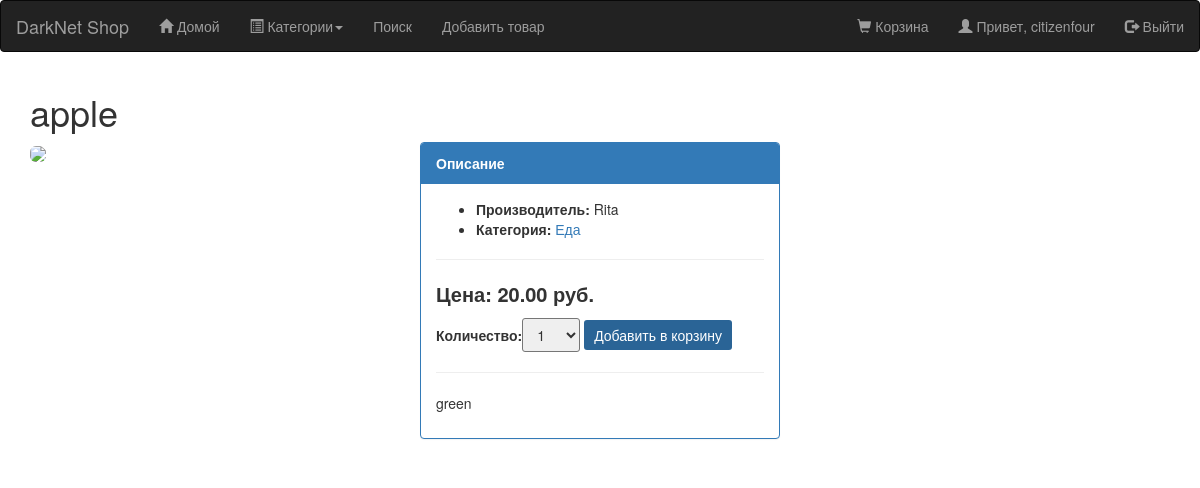
The app's page /26/apple/ (signed in) with its own data.
### core_shop/models.py (models this page shows, shortened)
class Product(models.Model):
    category = models.ForeignKey(Category, related_name='Категория', verbose_name="Категория")
    name = models.CharField(max_length=255, unique=True, verbose_name="Название")
    brand = models.CharField(max_length = 50, verbose_name="Производитель")
    image = models.ImageField(upload_to='product/pictures', default = 'product/no-img.png', verbose_name='Изображение')
    slug = models.SlugField(max_length=255, unique=True, help_text='Уникальное значение для ULR продукта')
    description = models.TextField(blank=True, verbose_name="Описание")
    price = models.DecimalField(max_digits=10, decimal_places=2, verbose_name="Цена")
    count = models.PositiveIntegerField(verbose_name="Количество на складе")
    available = models.BooleanField(default=True, verbose_name="Доступен")
    created_at = models.DateTimeField(auto_now_add=True)
    updated_at = models.DateTimeField(auto_now=True)
    profile = models.ForeignKey(Profile, null=True,  related_name='Профиль')
    class Meta:
        db_table = 'products'
        ordering = ['name']
        index_together = [['id', 'slug']]
        verbose_name = "Продукт"
        verbose_name_plural = "Продукты"

class Category(models.Model):
    name = models.CharField(max_length=50, verbose_name='Категория')
    slug = models.SlugField(max_length=50, unique=True, help_text='Уникальное значение для URL категории')
    description = models.TextField(max_length = 2000)
    is_active = models.BooleanField(default = True)
    created_at = models.DateTimeField(auto_now_add = True)
    updated_at = models.DateTimeField(auto_now = True)
    class Meta:
        db_table = 'categories'
        ordering = ['name']
        verbose_name = 'Категория'
        verbose_name_plural = 'Категории'
    def get_absolute_url(self):
        return reverse('core_shop:product_list_by_category', args=[self.slug])

### core_shop/views.py (the view)
# urls.py: url(r'^(?P<id>\d+)/(?P<slug>[-\w]+)/$', views.product_detail, name='product_detail'),
def product_detail(request, id, slug):
    product = get_object_or_404(Product, id=id, slug=slug)
    cart_product_form = CartAddProductForm()
    return render(request, 'shop/product/detail.html',
                             {'product': product,
                              'cart_product_form': cart_product_form})

### cart/forms.py
class CartAddProductForm(forms.Form):
    quantity = forms.TypedChoiceField(choices=PRODUCT_QUANTITY_CHOICES, coerce=int, label='Количество')
    update = forms.BooleanField(required=False, initial=False, widget=forms.HiddenInput)

### cart/context_processors.py (called while the page is built)
def cart(request):
    return {'cart': Cart(request)}

### core_shop/templates/shop/product/detail.html (shortened to what this page needs)
{% extends 'shop/base.html' %}
{% load static %}
{% block content %}
<h1>{{ product.name }}</h1>
<div class="row">
	<div class="col-sm-4">
		<img class = "img-rounded" src = "http://memepedia.ru/wp-content/uploads/2016/07/GaecXsgZG8Y.jpg"></img>
	</div>
	<div class="col-sm-4">
		<div class = "panel panel-primary">
			<div class = "panel-heading"><b>Описание</b></div>
			<div class = "panel-body">
			<ul>
				<li><b>Производитель: </b> {{ product.brand }}</li>
				<li><b>Категория: </b><a href="{{ product.category.get_absolute_url }}">{{ product.category.name }}</a></li>
			</ul>
			<hr>
			<p class="price"><b>Цена: </b> {{ product.price }} руб.</p>
            {% if user.is_authenticated and product.available %}
            <form action="{% url "cart:CartAdd" product.id %}" method="post">
            {{ cart_product_form }}
            <input type="submit" value="Добавить в корзину">
            </form>
            {% endif %}
            <hr>
		    <span>{{ product.description | linebreaks }}</span>
			</div>
		</div>
	</div>
</div>
<div class="col-sm-4">
</div>
{% endblock %}

### core_shop/templates/shop/base.html (shortened to what this page needs)
{% load static %}
{% load tags %}
<!DOCTYPE html>
<html lang="en">
<head>
	<link rel="stylesheet" href="https://maxcdn.bootstrapcdn.com/bootstrap/3.3.7/css/bootstrap.min.css">
	<link rel="stylesheet" href="{% static "css/style.css" %}">
</head>
<body>
{% block nav %}
<nav class="navbar navbar-inverse">
	<div class="navbar-header">
		<a class="navbar-brand" href="/">DarkNet Shop</a>
	</div>
	<div id="navbarCollapse" class="collapse navbar-collapse">
		<ul class="nav navbar-nav">
			<li class="{% if request.resolver_match.url_name == "product_list" %}active{% endif %}"><a href="/"><span class="glyphicon glyphicon-home"></span> Домой</a></li>
			<li class=dropdown>
				<a class="dropdown-toggle" data-toggle="dropdown" href="#"><span class="glyphicon glyphicon-list-alt"></span> Категории<span class="caret"></span></a>
			</li>
			<li class="{% if request.resolver_match.url_name == "product_filter" %}active{% endif %}"><a href="/filter">Поиск</a></li>
			{% if user.profile.customer %}
			<li class="{% if request.resolver_match.url_name == "product_new" %}active{% endif %}"><a href="{% url 'core_shop:product_new' %}">Добавить товар</a></li>
			{% endif %}
		</ul>
	<ul class="nav navbar-nav navbar-right">
        {% if user.is_authenticated %}
		<li><a href="{% url 'cart:CartDetail' %}"><span class="glyphicon glyphicon-shopping-cart"></span> Корзина</a></li>
		<li><a href="#"><span class='glyphicon glyphicon-user'></span> Привет, {{ user.username  }}</a></li>
		<li><a href="/logout"><span class='glyphicon glyphicon-log-out'></span> Выйти</a></li>
		{% else  %}
		<li><a href="/login"><span class="glyphicon glyphicon-log-in"></span> Войти</a></li>
		{% endif %}
	</ul>
	</div>
</nav>
{% endblock  %}
<section id="content row" class="container">
	{% block content %}{% endblock %}
</section>
</body>
</html>

### core_shop/static/css/style.css (style rules this page uses)
input[type="submit"] { background: #2a6496; border-radius: 3px; border: 0; padding: 5px 10px; color: white; }
.price { font-weight: 600; font-size: 20px; }
#id_quantity { padding: 5px 10px; border-radius: 3px; }

### core_shop/templates/shop/product/detail.html (style rules this page uses)
img { max-width: 300px; }

### records on screen
Product: name "apple", brand "Rita", category.name "Еда", price "20.00", description "green"

### other values on screen
{{ user.username }} "citizenfour"
